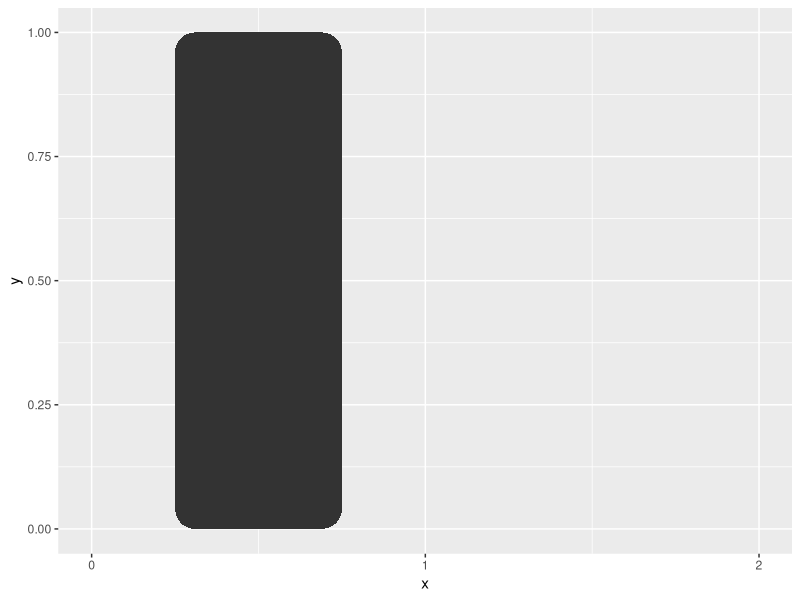
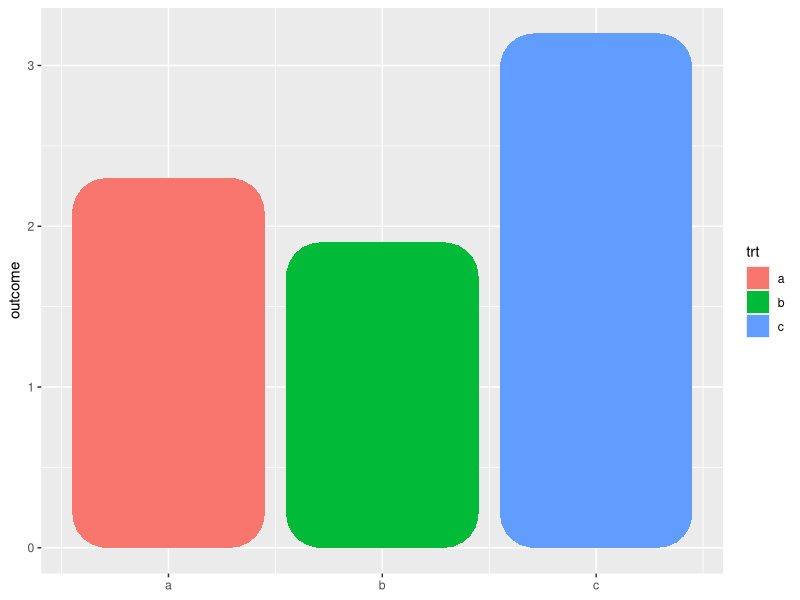
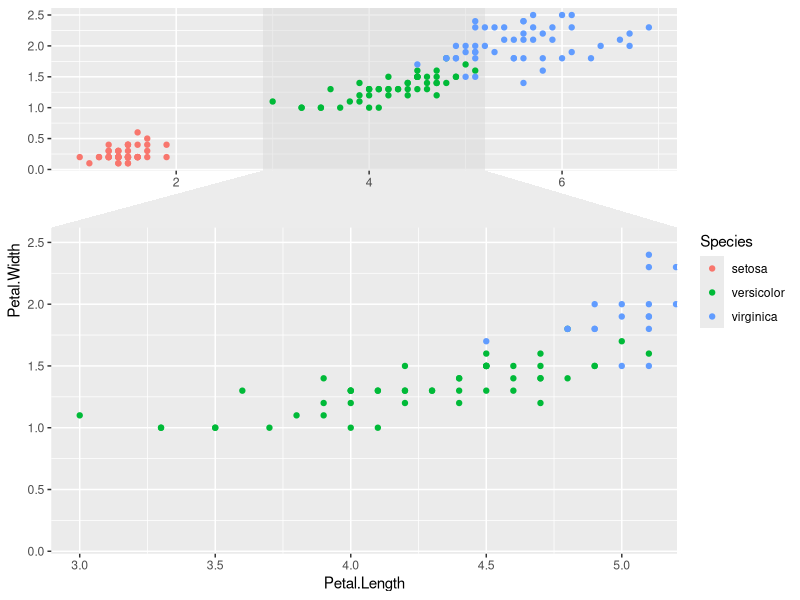

R code for these plots, in order:
## ---- chunk 1
library(tidyverse)
library(ggforce)
## ---- chunk 2
shape <- data.frame(
  x = c(0.25, 0.75,0.75,0.25),
  y = c(0, 0,1,1)
)

ggplot(shape, aes(x = x, y = y)) +
  #geom_polygon(fill = 'red') +
  geom_shape(radius = unit(0.5, 'cm'))+
    scale_x_continuous(breaks = seq(0,2,1), limits = c(0,2))
## ---- chunk 3
df <- data.frame(trt = c("a", "b", "c"), outcome = c(2.3, 1.9, 3.2))

width <- .9

df <- df |>
    mutate(trt = factor(trt)) |>
    dplyr::reframe(
        data.frame(
            x = rep(as.numeric(trt) + width / 2 * c(-1, 1), each = 2), # 指定条形图四个角的坐标
            outcome = c(c(0, outcome), rev(c(0, outcome)))
        ),
        .by = trt
    )
df

ggplot(df, aes(x, outcome, fill = trt)) +
    geom_shape(radius = .05)+
    scale_x_continuous(breaks = 1:3,labels = c("a","b","c"))+
    theme(
        axis.title.x = element_blank()
    )

## ---- chunk 4
library(ggforce)
ggplot(iris, aes(Petal.Length, Petal.Width, colour = Species)) +
  geom_point() +
  facet_zoom(x = Species == "versicolor")
